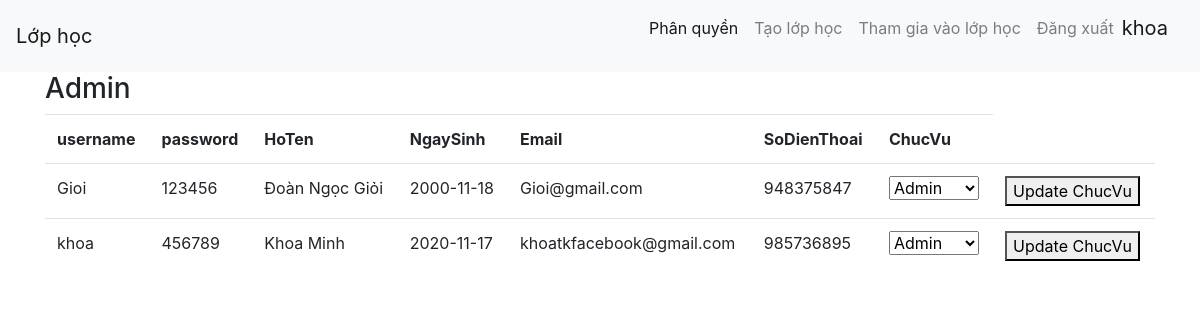
Screenshot of /PhanQuyen.php (signed in) with the database file from the repository.
### tables this page shows
CREATE TABLE `user` (
  `username` varchar(30) NOT NULL,
  `password` varchar(30) NOT NULL,
  `HoTen` varchar(100) NOT NULL,
  `NgaySinh` date NOT NULL,
  `Email` varchar(100) NOT NULL,
  `SoDienThoai` int(11) NOT NULL,
  `ChucVu` varchar(30) NOT NULL
);

### PhanQuyen.php (the view, shortened to what this page needs)
<!DOCTYPE html>
<html lang="en">
<head>
    <link rel="stylesheet" href="https://maxcdn.bootstrapcdn.com/bootstrap/4.5.2/css/bootstrap.min.css">
</head>
<body>
<nav class="navbar navbar-expand-md bg-light navbar-light">
    <a class="navbar-brand" href="Home.php">Lớp học</a>
    <div class="collapse navbar-collapse" id="collapsibleNavbar">
        <ul class="navbar-nav ml-auto">
            <?php
            $conn=ConnectDB();
            if($_SESSION["ChucVu"]==="HocVien"){
            }else if($_SESSION["ChucVu"]==="GiaoVien"){
                echo "<li class='nav-item'>";
                echo "<a class='nav-link' href='#'>Tạo lớp học</a>";
                echo "</li>";
            }else if($_SESSION["ChucVu"]==="Admin") {
                echo "<li class='nav-item active'>";
                echo "<a class='nav-link' href='PhanQuyen.php'>Phân quyền</a>";
                echo "</li>";
                echo "<li class='nav-item'>";
                echo "<a class='nav-link' href='#'>Tạo lớp học</a>";
                echo "</li>";
            }
            ?>
            <li class="nav-item">
                <a class="nav-link" href="#">Tham gia vào lớp học</a>
            </li>
            <li class="nav-item">
                <a class="nav-link" href="Login.php">Đăng xuất</a>
            </li>
            <li class="nav-item">
                <p class="navbar-brand" > <?php echo $_SESSION["username"] ?></p>
            </li>
        </ul>
    </div>
</nav>
<div class="container">
    <h3>Admin</h3>
    <table class="table table-hover">
        <tr>
            <th>username</th>
            <th>password</th>
            <th>HoTen</th>
            <th>NgaySinh</th>
            <th>Email</th>
            <th>SoDienThoai</th>
            <th>ChucVu</th>
        </tr>
        <tr>
            <?php
            $sql="Select * from user";
            $result = $conn->query($sql);
            if ($result->num_rows > 0) {
                while($row = $result->fetch_assoc()) {
                        echo "<td>" . $row['username'] . "</td>";
                        echo "<td>" . $row['password'] . "</td>";
                        echo "<td>" . $row['HoTen'] . "</td>";
                        echo "<td>" . $row['NgaySinh'] . "</td>";
                        echo "<td>" . $row['Email'] . "</td>";
                        echo "<td>" . $row['SoDienThoai'] . "</td>";
                        echo "<form method='post' action='PhanQuyen.php'>";
                        echo '<td><select name="ChucVu">';
                        echo "<option value='Admin' selected='selected'>Admin</option>";
                        echo "</select></td>";
                        echo "<td><button type='submit' name='update'>Update ChucVu</button></td>";
                        echo "</form>";
                        echo "</tr>";
                }
            }
            ?>
    </table>
</div>
</body>
</html>

### rows the page displays
user: username "Gioi", password "123456", HoTen "Đoàn Ngọc Giỏi", NgaySinh "2000-11-18", Email "Gioi@gmail.com", SoDienThoai "948375847"
user: username "khoa", password "456789", HoTen "Khoa Minh", NgaySinh "2020-11-17", Email "khoatkfacebook@gmail.com", SoDienThoai "985736895"

### other values shown
$_SESSION["username"] "khoa"
